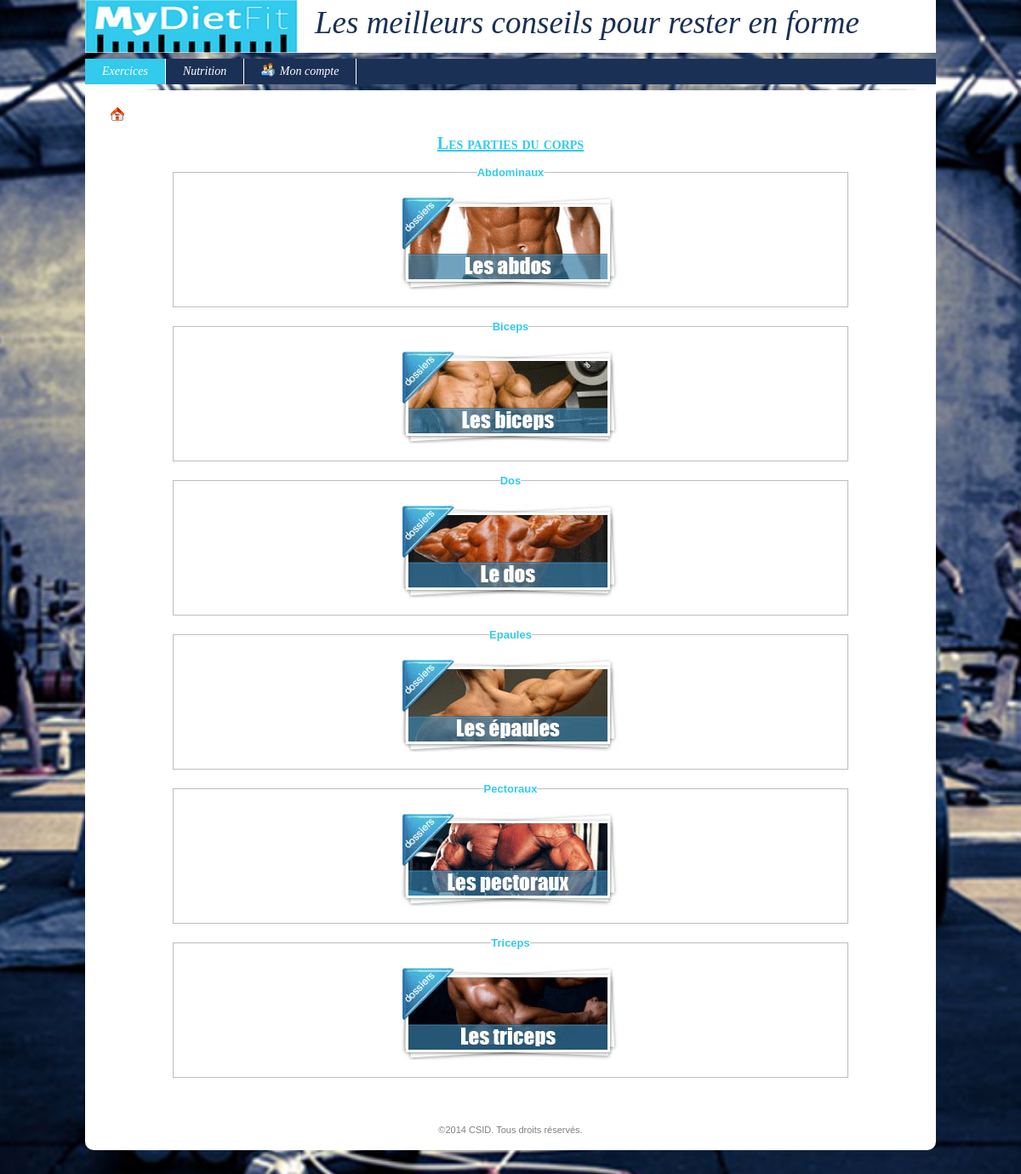
The page /index.php?uc=exercice&action=lstExercice on the database its author committed.
### tables this page shows
CREATE TABLE IF NOT EXISTS `partiecorps` (
  `idPartieCorps` int(11) unsigned NOT NULL AUTO_INCREMENT,
  `libelle` varchar(45) NOT NULL DEFAULT '',
  `descEx` varchar(1000) NOT NULL DEFAULT '',
  `descPgrm` varchar(1000) NOT NULL DEFAULT '',
  PRIMARY KEY (`idPartieCorps`)
);

### modules/fonctions/php/partieCorps.inc.php (called while the page is built, shortened)
<?php
function getLesPartiesCorps()
{
	$req = "SELECT * FROM partiecorps order by libelle";
	$conx = connexion();
	$res = mysql_query($req, $conx) or die("<u>Erreur SQL (getLesPartiesCorps)</u>: ".mysql_error()." <br>");
	$lesPartiesCorps = array();
	$ligne = mysql_fetch_assoc($res);
	while($ligne != false)
	{
		$lesPartiesCorps[] = $ligne;
		$ligne = mysql_fetch_assoc($res);
	}
	return $lesPartiesCorps;
}
?>

### config.inc.php (called while the page is built, shortened)
<?php
$_CONFIG = array
(
	"DB_ServerHost" => "localhost",
	"DB_Username" => "root",
    "DB_Password" => "",
    "DB_Database" => "mydietfit_bdd",
    "DIR_Control" => "controleurs/",
    "DIR_View" => "vues/",
    "DIR_Model" => "modules/fonctions/php/",
    "DIR_Dynamic" => "modules/fonctions/js/",
    "DIR_XML" => "modules/fonctions/xml/",
    "DIR_Plugin" => "modules/plugins/",
    "DIR_CSS" => "modules/themes/",
    "DIR_Attachment" => "ressources/documents/",
    "DIR_Image" => "ressources/images/",
	"EML_Envoi" => false,
	"EML_ServerSMTP" => "",
	"EML_PortSMTP" => "",
);
?>

### vues/v_lstPartieCorps.php (the view)
<?php
if(isset($lesPartiesCorps))
{
	foreach($lesPartiesCorps as $unePartieCorps)
	{
		$idPartieCorps = $unePartieCorps['idPartieCorps'];
		$libelle = $unePartieCorps['libelle'];
		echo "	<a href='index.php?uc=exercice&action=entrainement&idPartieCorps=$idPartieCorps'>
					<fieldset>
						<legend>$libelle</legend>
						<img src='$_CONFIG[DIR_Image]$libelle.png'>
					</fieldset>
				</a>
				<br>";
	}
}

### rows shown on the page
partiecorps: libelle "Abdominaux", libelle (picture)
partiecorps: libelle "Biceps", libelle (picture)
partiecorps: libelle "Dos", shows a picture
partiecorps: libelle "Epaules", libelle (picture)
partiecorps: libelle "Pectoraux", libelle (picture)
partiecorps: libelle "Triceps", libelle (picture)

### other values the page prints
$titre "Les parties du corps"
